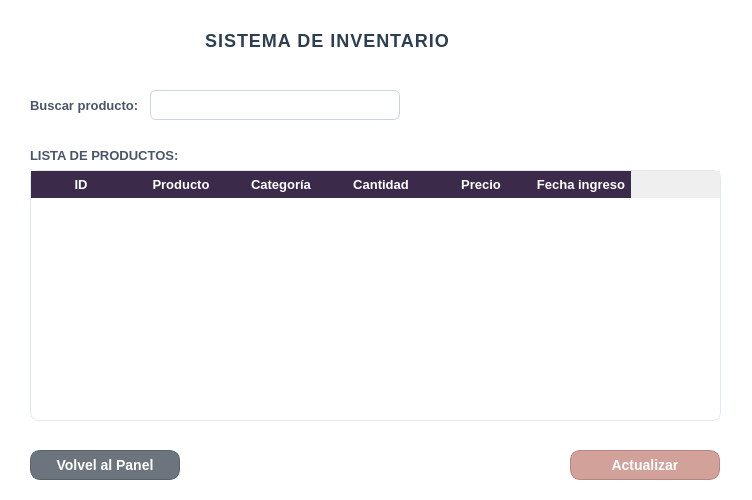
<?xml version="1.0" encoding="UTF-8"?>
<ui version="4.0">
 <class>Dialog</class>
 <widget class="QDialog" name="Dialog">
  <property name="geometry">
   <rect>
    <x>0</x>
    <y>0</y>
    <width>752</width>
    <height>500</height>
   </rect>
  </property>
  <property name="windowTitle">
   <string>Dialog</string>
  </property>
  <property name="styleSheet">
   <string notr="true">QDialog#Dialog {
    background-color: #FFFFFF; /* Blanco puro, impecable y brillante */
}



QLabel#label {
    color: #2C3E50;
    font-size: 18px;
    font-weight: bold;
    letter-spacing: 1px;
    margin-bottom: 10px;
}

/* Estilo para las etiquetas de texto (Nombre, Usuario, etc.) */
QLabel {
    color: #4A5568;
    font-size: 13px;
    font-weight: bold;
}

/* Campos de Texto e Inputs */
QLineEdit, QComboBox {
    background-color: #FFFFFF;
    border: 1px solid #CBD5E1;
    border-radius: 6px;
    padding: 5px 10px;
    font-size: 13px;
    color: #334155;
}

QLineEdit:focus, QComboBox:focus {
    border: 2px solid #FF9100; /* Resalta en naranja al hacer clic */
}

/* La Tabla de Usuarios */
QTableWidget {
    background-color: #FFFFFF;
    border: 1px solid #E2E8F0;
    border-radius: 8px;
    gridline-color: #F1F5F9;
    font-size: 13px;
}

QHeaderView::section {
    background-color: #334155; /* Cabecera oscura para contraste pro */
    color: #FFFFFF;
    padding: 6px;
    font-weight: bold;
    border: none;
}

/* --- ESTILOS DE LOS BOTONES --- */

/* Botón Crear (Naranja Corporativo) */
QPushButton#btn_registrar {
    background-color: #FF9100;
    color: #FFFFFF;
    border: none;
    border-radius: 6px;
    font-weight: bold;
    font-size: 13px;
}
QPushButton#btn_registrar:hover {
    background-color: #FB8C00;
}

/* Botón Eliminar (Gris/Rojo sutil de advertencia) */
QPushButton#btn_eliminar {
    background-color: #FEE2E2; /* Fondo rojo muy clarito */
    color: #EF4444; /* Texto rojo */
    border: 1px solid #FCA5A5;
    border-radius: 6px;
    font-weight: bold;
    font-size: 13px;
}
QPushButton#btn_eliminar:hover {
    background-color: #EF4444;
    color: #FFFFFF;
}

/* Botón Volver (Estilo elegante y neutro) */
QPushButton#btn_volver {
    background-color: #64748B; /* Gris slate */
    color: #FFFFFF;
    border: none;
    border-radius: 6px;
    font-weight: bold;
    font-size: 13px;
}
QPushButton#btn_volver:hover {
    background-color: #475569;
}

QLineEdit, QComboBox {
    background-color: #FFFFFF;
    border: 1px solid #CBD5E1;
    border-radius: 6px;
    padding: 5px 10px;
    font-size: 13px;
    color: #334155;
}


QLineEdit:focus, QComboBox:focus {
    border: 2px solid #D1A19A; 
}</string>
  </property>
  <widget class="QLineEdit" name="txtBuscar">
   <property name="geometry">
    <rect>
     <x>150</x>
     <y>90</y>
     <width>250</width>
     <height>30</height>
    </rect>
   </property>
  </widget>
  <widget class="QLabel" name="label">
   <property name="geometry">
    <rect>
     <x>200</x>
     <y>30</y>
     <width>251</width>
     <height>31</height>
    </rect>
   </property>
   <property name="font">
    <font>
     <pointsize>-1</pointsize>
     <weight>75</weight>
     <bold>true</bold>
    </font>
   </property>
   <property name="text">
    <string>SISTEMA DE INVENTARIO</string>
   </property>
  </widget>
  <widget class="QLabel" name="label_2">
   <property name="geometry">
    <rect>
     <x>30</x>
     <y>90</y>
     <width>121</width>
     <height>31</height>
    </rect>
   </property>
   <property name="font">
    <font>
     <pointsize>-1</pointsize>
     <weight>75</weight>
     <bold>true</bold>
    </font>
   </property>
   <property name="text">
    <string>Buscar producto:</string>
   </property>
  </widget>
  <widget class="QPushButton" name="btnVolver">
   <property name="geometry">
    <rect>
     <x>30</x>
     <y>450</y>
     <width>150</width>
     <height>30</height>
    </rect>
   </property>
   <property name="styleSheet">
    <string notr="true">QPushButton {
    background-color: #6C757D;
    color: white;
    border-radius: 10px;
    font-weight: bold;
    font-size: 14px;
    border: 1px solid #5A6268;
}

QPushButton:hover {
    background-color: #5A6268;
}

QPushButton:pressed {
    background-color: #4E555B;
}</string>
   </property>
   <property name="text">
    <string>Volvel al Panel</string>
   </property>
  </widget>
  <widget class="QPushButton" name="btnActualizar">
   <property name="geometry">
    <rect>
     <x>570</x>
     <y>450</y>
     <width>150</width>
     <height>30</height>
    </rect>
   </property>
   <property name="styleSheet">
    <string notr="true">QPushButton {
    background-color: #D1A19A;
    color: white;
    border-radius: 10px;
    font-weight: bold;
    font-size: 14px;
    border: 1px solid #B88680;
}

QPushButton:hover {
    background-color: #C29089;
}

QPushButton:pressed {
    background-color: #B3817A; 
}</string>
   </property>
   <property name="text">
    <string>Actualizar</string>
   </property>
  </widget>
  <widget class="QTableWidget" name="tablaInventario">
   <property name="geometry">
    <rect>
     <x>30</x>
     <y>170</y>
     <width>691</width>
     <height>251</height>
    </rect>
   </property>
   <property name="styleSheet">
    <string notr="true">QTableWidget {
    color: black;
    background-color: white;
    gridline-color: #E2E8F0;
}

QHeaderView::section {
    background-color: #3B2A4A;
    color: white;
    font-weight: bold;
    font-size: 13px;
    padding: 4px;
}</string>
   </property>
   <column>
    <property name="text">
     <string>ID</string>
    </property>
   </column>
   <column>
    <property name="text">
     <string>Producto</string>
    </property>
   </column>
   <column>
    <property name="text">
     <string>Categoría</string>
    </property>
   </column>
   <column>
    <property name="text">
     <string>Cantidad</string>
    </property>
   </column>
   <column>
    <property name="text">
     <string>Precio</string>
    </property>
   </column>
   <column>
    <property name="text">
     <string>Fecha ingreso</string>
    </property>
   </column>
  </widget>
  <widget class="QLabel" name="label_3">
   <property name="geometry">
    <rect>
     <x>30</x>
     <y>140</y>
     <width>151</width>
     <height>31</height>
    </rect>
   </property>
   <property name="font">
    <font>
     <pointsize>-1</pointsize>
     <weight>75</weight>
     <bold>true</bold>
    </font>
   </property>
   <property name="text">
    <string>LISTA DE PRODUCTOS:</string>
   </property>
  </widget>
 </widget>
 <resources/>
 <connections/>
</ui>
